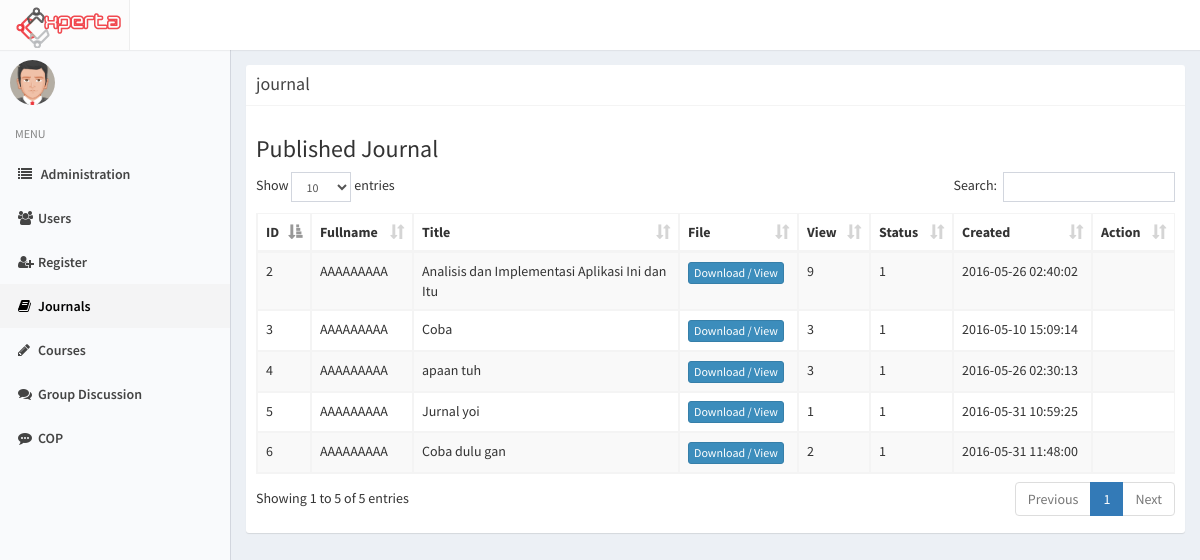
/index.php/admin/journal, run on an earlier commit of the app's database.
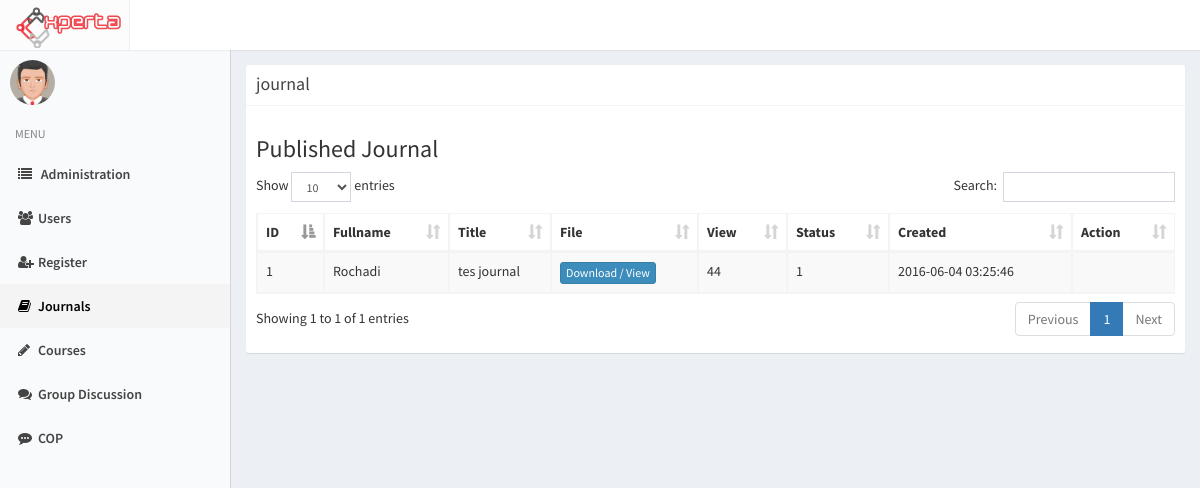
And on a later commit of the database.
### tables this page shows
CREATE TABLE `journal` (
  `id_journal` int(11) NOT NULL,
  `id_user` int(11) NOT NULL,
  `id_directorate` int(11) NOT NULL,
  `title` varchar(100) NOT NULL,
  `description` text NOT NULL,
  `file` varchar(500) NOT NULL,
  `views` int(11) NOT NULL DEFAULT '0',
  `created_at` timestamp NOT NULL DEFAULT CURRENT_TIMESTAMP,
  `status` int(11) NOT NULL DEFAULT '0'
);

CREATE TABLE `profile` (
  `id_profile` int(11) NOT NULL,
  `NIK` varchar(50) DEFAULT NULL,
  `id_user` int(11) NOT NULL,
  `fullname` varchar(255) NOT NULL,
  `birthdate` date DEFAULT NULL,
  `gender` enum('M','F') DEFAULT NULL,
  `id_expert` int(11) DEFAULT '98',
  `pic` varchar(500) DEFAULT 'default.png',
  `updated_at` timestamp NOT NULL DEFAULT CURRENT_TIMESTAMP ON UPDATE CURRENT_TIMESTAMP,
  `login` int(11) NOT NULL DEFAULT '0'
);

### application/controllers/Admin.php (called while the page is built, shortened)
<?php
class Admin extends CI_Controller
{
		function __construct(){
			$this->load->model('Admin_model');
		}
		public function journal(){
			$data['title'] = "Admin - Journal";
			$data['active'][2] = 'active';
			$data['pending_journal'] = $this->Admin_model->getpendingjournal();
			$data['journal'] = $this->Admin_model->getjournal();
			$this->load->view('admin/journal', $data);
		}
}

### index.php (called while the page is built, shortened)
<?php
require_once BASEPATH.'core/CodeIgniter.php';

### application/models/Admin_model.php (called while the page is built, shortened)
<?php
class Admin_model extends CI_Model
{
	function getjournal(){
		return $this->db->query("SELECT * FROM journal, profile WHERE journal.id_user = profile.id_user AND status = 1")->result();
	}
}

### application/views/admin/journal.php (the view, shortened to what this page needs)
<?php include 'application/views/header.php' ?>
<?php include 'application/views/sidebar.php' ?>
<div class="content-wrapper">
<section class="content col-md-12">
<div class="box box-solid">
                <div class="box-header with-border">
                  <h3 class="box-title">journal</h3>
                </div>
                <div class="box-body">
                  <h3>Published Journal</h3>
                <table class="table table-striped table-bordered">
                    <thead>
                    <tr>
                      <th>ID</th>
                      <th>Fullname</th>
                      <th>Title</th>
                      <th>File</th>
                      <th>View</th>
                      <th>Status</th>
                      <th>Created</th>
                      <th>Action</th>
                    </tr>
                    </thead>
                    <tbody>
                  <?php foreach ($journal as $data): ?>
                    <tr>
                      <td><?php echo $data->id_journal ?></td>
                      <td><?php echo $data->fullname ?></td>
                      <td><?php echo $data->title ?></td>
                      <td><a class="btn btn-xs btn-primary" target="_blank" href="<?php echo base_url('uploads/'.$data->file) ?>">Download / View</a></td>
                      <td><?php echo $data->views ?></td>
                      <td><?php echo $data->status ?></td>
                      <td><?php echo $data->created_at ?></td>
                      <td></td>
                    </tr>
                  <?php endforeach ?>
                  </tbody>
                  </table>
                </div>
                </div>
                </section>
                </div>

What changed in the data, as far as the page shows it:
removed journal: id_journal "2", profile.fullname "AAAAAAAAA", title "Analisis dan Implementasi Aplikasi Ini dan Itu", views "9", status "1", created_at "2016-05-26 02:40:02"
removed journal: id_journal "3", profile.fullname "AAAAAAAAA", title "Coba", views "3", status "1", created_at "2016-05-10 15:09:14"
removed journal: id_journal "4", profile.fullname "AAAAAAAAA", title "apaan tuh", views "3", status "1", created_at "2016-05-26 02:30:13"
removed journal: id_journal "5", profile.fullname "AAAAAAAAA", title "Jurnal yoi", views "1", status "1", created_at "2016-05-31 10:59:25"
removed journal: id_journal "6", profile.fullname "AAAAAAAAA", title "Coba dulu gan", views "2", status "1", created_at "2016-05-31 11:48:00"
added journal: id_journal "1", profile.fullname "Rochadi", title "tes journal", views "44", status "1", created_at "2016-06-04 03:25:46"
Also different on the page:
text written by a page script: "Show entries Search: Showing 1 to 5 of 5 entries Previous 1 Next" → "Show entries Search: Showing 1 to 1 of 1 entries Previous 1 Next"
